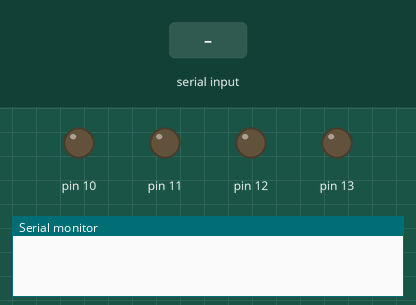
The sketch below on a simulated Arduino Uno, built with avr-gcc and run on an emulated ATmega328P. Shown: output pins drawn as LEDs (lit = HIGH), the last lines printed to the serial monitor. The inputs (shaded band) are chosen by the test bench.

Above: at 1.2 s.
1.3 s: "90,45\n" received over Serial
At 2.5 s:
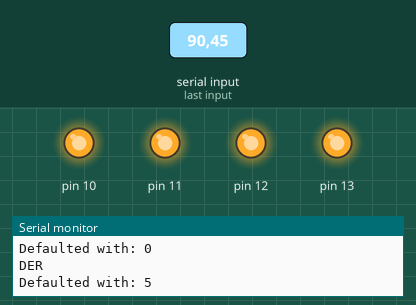
2.8 s: "30,150\n" received over Serial
At 3.4 s:
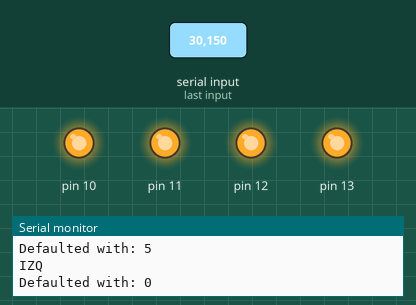
4.3 s: "1\n" received over Serial
At 5.5 s:
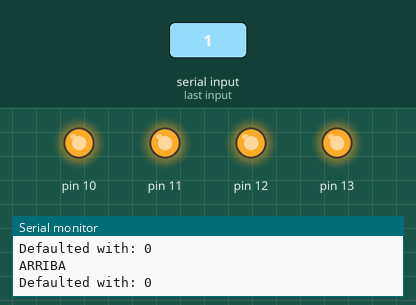
5.8 s: "2\n" received over Serial
At 6.1 s:
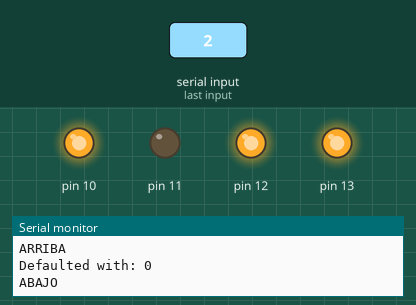
7.3 s: "3\n" received over Serial
At 8.0 s:
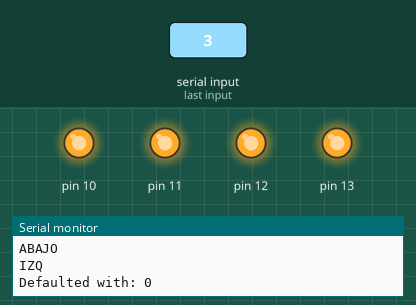
8.8 s: "4\n" received over Serial
At 9.2 s:
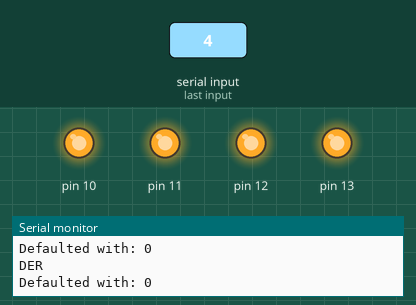
Timing chart, 0 to 11.3 s (numbered marks = the images above; inputs shaded):
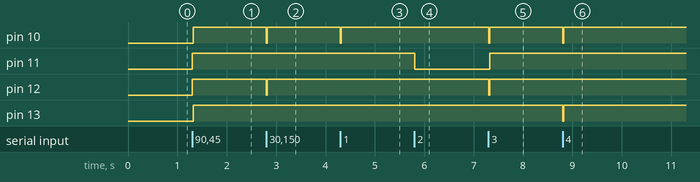

The sketch:

autitoControl.ino
```cpp
void setup(){
  pinMode(10, OUTPUT);
  pinMode(11, OUTPUT);
  pinMode(12, OUTPUT);
  pinMode(13, OUTPUT);

  Serial.begin(9600);
  Serial.setTimeout(1);
}

void loop() {
  if (Serial.available()>0){
    int in = Serial.readString().toInt();
    switch(in){
      case 1:
          digitalWrite(10, LOW);
          delay(20);//ARRIBA
          Serial.println("ARRIBA");
          break;
      case 2:
          digitalWrite(11, LOW);
          delay(20);//ABAJO
          Serial.println("ABAJO");
          break;
      case 3:
          digitalWrite(12, LOW); //IZQ
          digitalWrite(10, LOW);
          delay(20);
          Serial.println("IZQ");
          break;
      case 4:
          digitalWrite(13, LOW); //DER 9
          digitalWrite(10, LOW);
          delay(20);
          Serial.println("DER");
          break;
     default:
      Serial.print("Defaulted with: ");
      Serial.println(in);
      digitalWrite(10, HIGH);
      digitalWrite(11, HIGH);
      digitalWrite(12, HIGH);
      digitalWrite(13, HIGH); //Si el valor de input es diferente de 1, se apaga el LED
    }
  }
}
```

Measured:
- after the input at 1.3 s, pin 10–13: LOW → HIGH at once
- after the input at 2.8 s, pin 10, pin 12: HIGH → LOW at once, → HIGH 0.02 s later
- after the input at 4.3 s, pin 10: HIGH → LOW at once, → HIGH 0.02 s later
- after the input at 5.8 s, pin 11: HIGH → LOW at once
- after the input at 7.3 s, pin 10, pin 12: HIGH → LOW at once, → HIGH 0.02 s later; pin 11: LOW → HIGH at once
- after the input at 8.8 s, pin 10, pin 13: HIGH → LOW at once, → HIGH 0.02 s later
